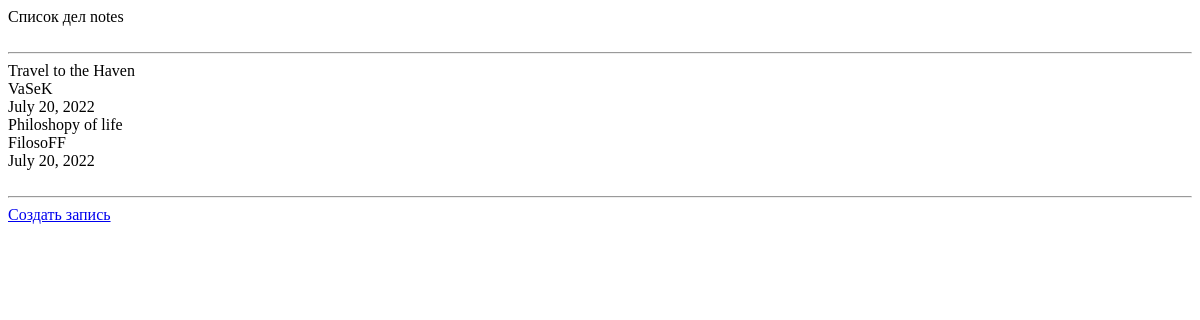
Page /notes/ on the earlier database version.
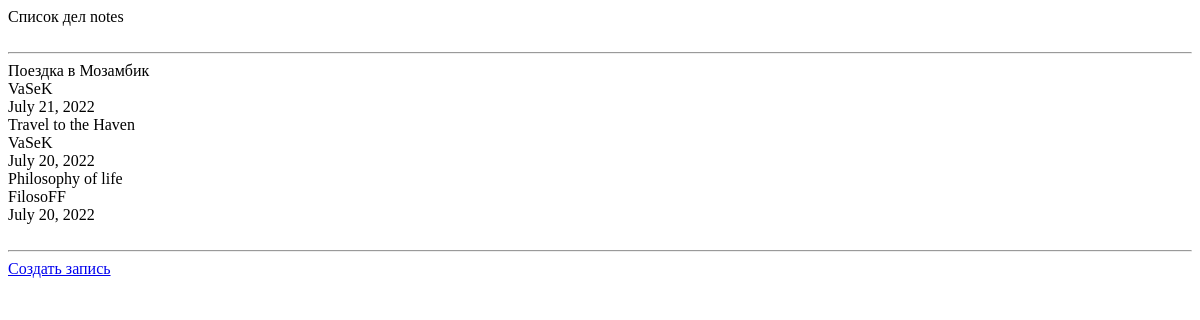
Same page on the later database version.
### notes/models.py (models this page shows, shortened)
class Notes(models.Model):
  class Meta:
    ordering =['-date_of_note']
  autor_of_note = models.ForeignKey(Autor, on_delete=models.CASCADE)
  title_of_note = models.CharField(max_length=100)
  date_of_note = models.DateField(auto_now_add = True)
  note_text = models.CharField(max_length=255)

class Autor(models.Model):
  class Meta:
    ordering = ['-name']
  name = models.CharField(verbose_name='Имя Фамилия', max_length=200)
  nic_name = models.CharField(verbose_name='Ник', max_length=200)
  avatar = models.CharField(verbose_name='Аватарка', max_length=200)

### notes/views.py (the view)
# urls.py: path('', views.index),
def index(request):
  notes_list = models.Notes.objects.all()
  content = {'notes':'notes', 'notes_list':notes_list}
  return render(request, 'notes/index.html', content)

### notes/templates/notes/index.html (shortened to what this page needs)
{%extends "todo/base.html"%}
{%block my_body%}
<div id='head_page'>
  <div id='notes_title'>Список дел {{notes}}</div>
</div>
<br>
<hr>
<div id="main_text">
  {%for i_notes in notes_list%}
  <div "notes">
    <div "notes_title">{{i_notes.title_of_note}}</div>
    <div "notes_autor">{{i_notes.autor_of_note.nic_name}}</div>
    <div "notes_date">{{i_notes.date_of_note }}</div>
  </div>
  {%endfor%}
</div>
<br>
<hr>
<div id="menu">
  <div id="make_note"><a href ='create_note'>Создать запись</a></div>
</div>
{%endblock%}

Differences in the rows shown:
added Notes: title_of_note "Поездка в Мозамбик", autor_of_note.nic_name "VaSeK", date_of_note "July 21, 2022"
changed Notes "FilosoFF": title_of_note "Philoshopy of life" → "Philosophy of life"
